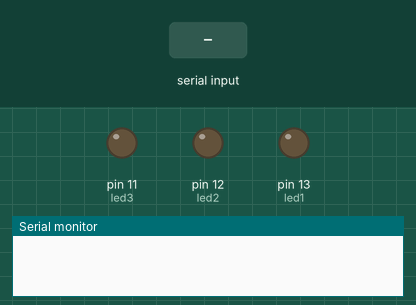
Bench run of a sketch on a simulated Arduino Uno, built with avr-gcc and run on an emulated ATmega328P. Shown: output pins drawn as LEDs (lit = HIGH), the last lines printed to the serial monitor. The test bench sets the inputs (shaded band).

Above: at 1.2 s.
1.3 s: "*DJ mix" received over Serial
At 2.1 s:
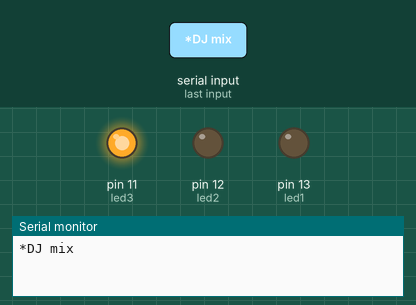
At 3.8 s:
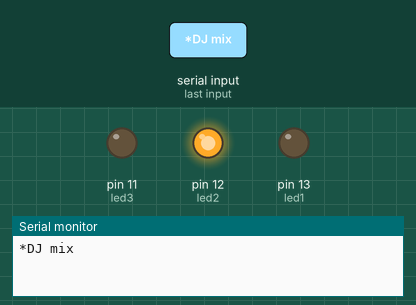
Timing chart, 0 to 13.3 s (numbered marks = the images above; inputs shaded):
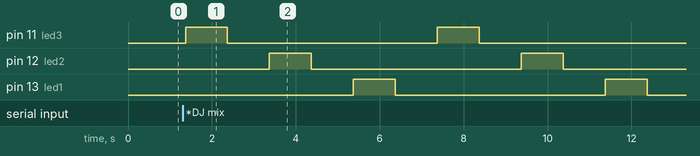

Measured:
- after the input at 1.3 s, pin 11 (led3): alternates HIGH for 1.0 s and LOW for 5.0 s, starting after 0.07 s; pin 12 (led2): alternates HIGH for 1.0 s and LOW for 5.0 s, starting after 2.1 s; pin 13 (led1): alternates HIGH for 1.0 s and LOW for 5.0 s, starting after 4.1 s

The sketch:

RGB_LED_Controlled_By_Voice.ino
```cpp
//Coded By: Angelo Casimiro (4/27/14)
 //Voice Activated Arduino (Bluetooth + Android)
 //Feel free to modify it but remember to give credit

 String voice;
 int
 led1 = 13, //Connect LED 1 To Pin #13
 led2 = 12, //Connect LED 2 To Pin #12
 led3 = 11; //Connect LED 3 To Pin #11

 //--------------------------Call A Function-------------------------------//
 void blue(){
      digitalWrite(led1, HIGH);
      digitalWrite(led2, LOW);
      digitalWrite(led3, LOW);

 }
 void green(){
      digitalWrite(led1, LOW);
      digitalWrite(led2, HIGH);
      digitalWrite(led3, LOW);

 }
 void red(){
      digitalWrite(led3, HIGH);
      digitalWrite(led2, LOW);
      digitalWrite(led1, LOW);
 }

 void yellow(){
      digitalWrite(led3, HIGH);
      digitalWrite(led2, HIGH);
      digitalWrite(led1, LOW);
 }

 void black(){
      digitalWrite(led3, LOW);
      digitalWrite(led2, LOW);
      digitalWrite(led1, LOW);
 }

 void dj(){
      digitalWrite(led3, HIGH);
      delay(1000);
      digitalWrite(led3, LOW);
      delay(1000);
      digitalWrite(led2, HIGH);
      delay(1000);
      digitalWrite(led2, LOW);
      delay(1000);
      digitalWrite(led1, HIGH);
      delay(1000);
      digitalWrite(led1, LOW);
      delay(1000);
      digitalWrite(led3, HIGH);
      delay(1000);
      digitalWrite(led3, LOW);
      delay(1000);
      digitalWrite(led2, HIGH);
      delay(1000);
      digitalWrite(led2, LOW);
      delay(1000);
      digitalWrite(led1, HIGH);
      delay(1000);
      digitalWrite(led1, LOW);
      delay(1000);
      digitalWrite(led3, HIGH);
      delay(1000);
      digitalWrite(led3, LOW);
      delay(1000);
      digitalWrite(led2, HIGH);
      delay(1000);
      digitalWrite(led2, LOW);
      delay(1000);
      digitalWrite(led1, HIGH);
      delay(1000);
      digitalWrite(led1, LOW);
      delay(1000);

 }
 //-----------------------------------------------------------------------//
 void setup() {
   Serial.begin(9600);
   pinMode(led1, OUTPUT);
   pinMode(led2, OUTPUT);
   pinMode(led3, OUTPUT);

 }
 //-----------------------------------------------------------------------//
 void loop() {
   while (Serial.available()){  //Check if there is an available byte to read
   delay(10); //Delay added to make thing stable
   char c = Serial.read(); //Conduct a serial read
   if (c == '#') {break;} //Exit the loop when the # is detected after the word
   voice += c; //Shorthand for voice = voice + c
   }
   if (voice.length() > 0) {
     Serial.println(voice);
 //-----------------------------------------------------------------------//
   //----------Control Multiple Pins/ LEDs----------//
        if(voice == "*blue") {blue();}
   else if(voice == "*green"){green();}
   else if(voice == "*red") {red();}
   else if(voice == "*yellow") {yellow();}
   else if(voice == "*black") {black();}
   else if(voice == "*DJ mix") {dj();}

 voice="";}} //Reset the variable after initiating
```
